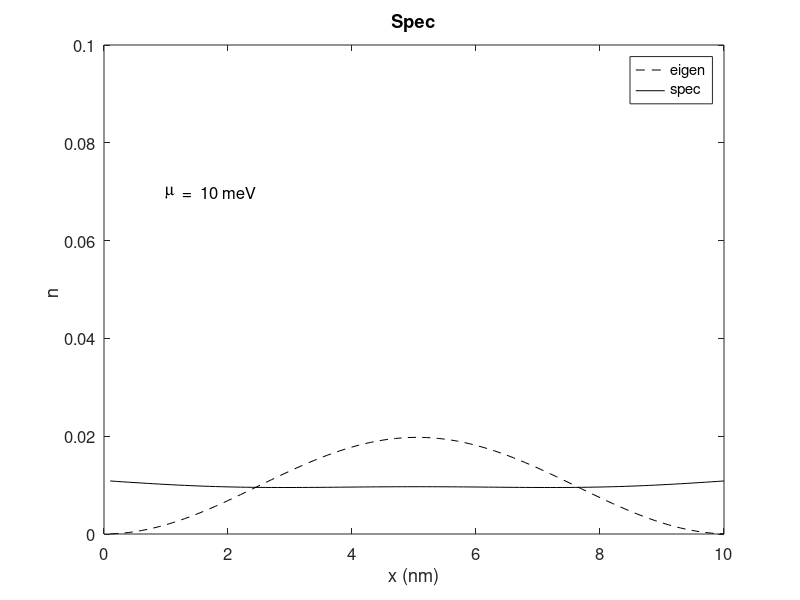

Write the MATLAB code that produced this figure.
% Spec.m. Calculate the electron density in the 10 nm inﬁnite well
% ﬁrst by the eigenfunction, and then with the
% spectral matrix.

hbar = 1.06e-34;
m0 = 9.1e-31;
elec = 1.6e-19;
eV2J = 1.6e-19;
J2eV = 1./eV2J;

mu = 0.01; % ffr: also try 0.04 and 0.1
kT = 0.001;
%kT = 0.0259; % Room temp

% del_x is the cell size (m)
del_x = 1.e-10;
NN = 100;
N_center = NN/2;

% Energies are eV
chi0 = (1/elec)*hbar^2/(2*m0*del_x^2);

% Convert to nm for plotting
DX = del_x*1e9;
XX = (DX:DX:NN*DX);
mid = DX*N_center;

% -------- Specify the potential---------
V = zeros(1,NN);
for n=1:NN
    %V(n) = .01*((N_center-n)/NN);
end

% ------ Construct the Hamiltonian ------
H = zeros(NN,NN);
H(1,1) = 2*chi0+V(1);
H(1,2) = -1*chi0;
for n=2:NN-1
    H(n,n-1)= -1*chi0;
    H(n,n) = 2*chi0+ V(n);
    H(n,n+1)= -1*chi0;
end
H(NN,NN-1) = -1*chi0;
H(NN,NN) = 2*chi0+V(NN);
% These make it a PBC
%H(1,NN) = -chi0;
%H(NN,1) = -chi0;

% Solve eigenvalue equation
[phi,D] = eig(H);
E = diag(D);

% --- Calculate the density matrix from the eigenfunctions
rho = zeros(1,NN);
ff = zeros(NN,1);
for m=1:100
    ff(m) = 1/(1 + exp((E(m) - mu)/kT)); % Fermi at each eigenenergy.
    for n=1:NN
        rho(n) = rho(n) + ff(m)*phi(n,m)^2;
    end
end

% -- Calculate the Fermi-Dirac function ----------
Emax = 0.4;
Emin = 0.00001;
NE = 250;
EE = zeros(1,NE);
del_E = (Emax-Emin)/NE;
EE = (del_E:del_E:del_E*NE);
fermi =zeros(1,NE);
for m = 1:NE
    fermi(m) = 1/(1 + exp((EE(m) - mu)/kT));
end

% --- Calculate the electron density via the spectral function
sigma = zeros(NN,NN);
eta = 2e-3;
% This is an artiﬁcial loss term
n = zeros(NN,1);
for m = 1:100
    k = sqrt(2*m0*EE(m)*eV2J)/hbar;
    sig1 = exp(i*k*del_x);
    %sig1 = 0.;
    % sig1 = 0. means no contact potential
    sigma(1,1) = -chi0*sig1;
    sigma(NN,NN) = -chi0*sig1;
    G = inv( (EE(m) + i*eta)*eye(NN) - H - sigma);
    n = n + fermi(m)*del_E*real(diag(i*(G-G'))/(2*pi));
end


amax = 0.1;
%subplot(3,2,1)
plot(XX,rho,'--k')
hold on
plot(XX,n,'k')
hold off
axis( [ 0 10 0 amax ])
set(gca,'fontsize',12)
xlabel('x (nm)')
ylabel('n ')
TT = text(1,.7*amax,'m','FontName','Symbol');
set(TT,'fontsize',12)
TT = text(1.2,.7*amax,sprintf(' = %3.0f meV',1e3*mu));
set(TT,'fontsize',12)
legend('eigen','spec')
title('Spec')

